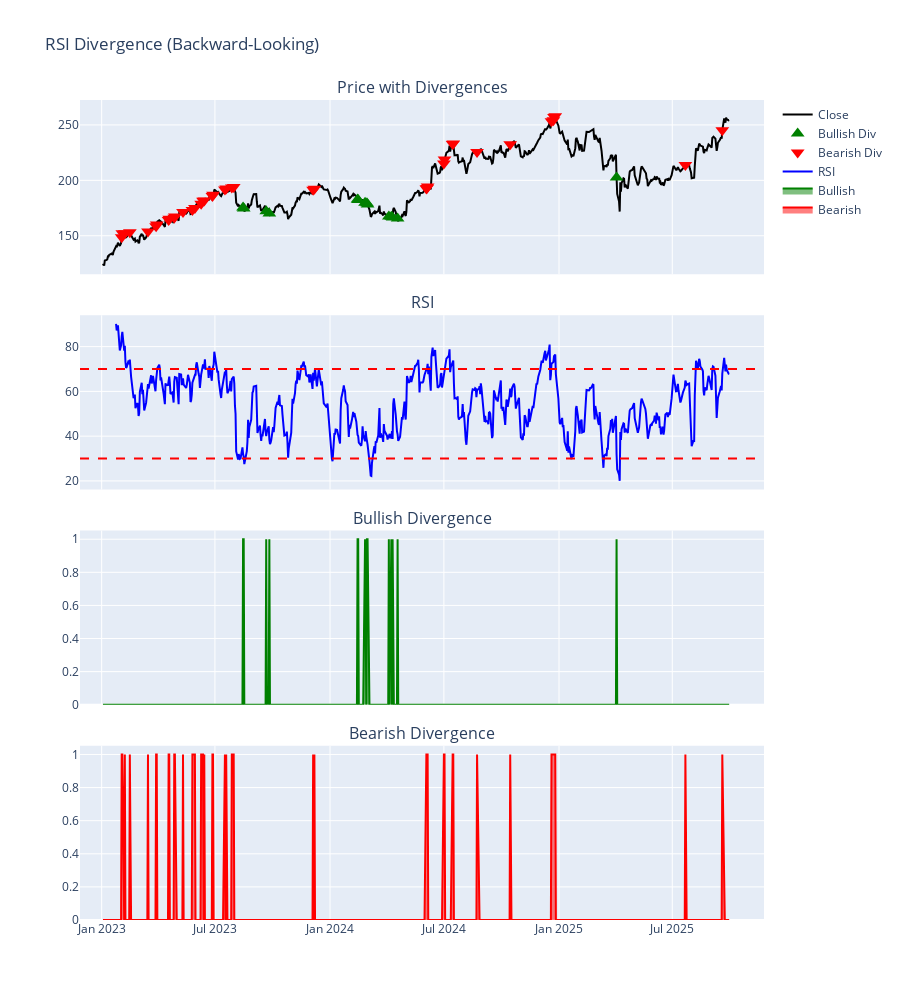

Here is the notebook cell this chart was saved with:
### Markdown cell above
## 3. RSI Divergence Detection

Backward-looking divergence detection - NO LOOKAHEAD BIAS.

- Bullish divergence: Price makes lower low, RSI makes higher low
- Bearish divergence: Price makes higher high, RSI makes lower high

Uses rolling window to detect local extrema, then compares consecutive extrema. Safe for real-time trading and ML features.

### Code cell
# Calculate RSI
df["RSI"] = calculate_rsi(df, period=14)

# Detect divergence
df = detect_rsi_divergence(df, rsi_col="RSI", price_col="close", lookback_window=5, max_lookback=55, min_distance=5)

# Visualize
fig = make_subplots(
    rows=4,
    cols=1,
    shared_xaxes=True,
    vertical_spacing=0.05,
    subplot_titles=("Price with Divergences", "RSI", "Bullish Divergence", "Bearish Divergence"),
)

# Row 1: Price with divergence markers
fig.add_trace(go.Scatter(x=df["date"], y=df["close"], name="Close", line={"color": "black"}), row=1, col=1)

bullish = df[df["Bullish_Divergence"] == 1]
fig.add_trace(
    go.Scatter(
        x=bullish["date"],
        y=bullish["close"],
        mode="markers",
        name="Bullish Div",
        marker={"color": "green", "size": 12, "symbol": "triangle-up"},
    ),
    row=1,
    col=1,
)

bearish = df[df["Bearish_Divergence"] == 1]
fig.add_trace(
    go.Scatter(
        x=bearish["date"],
        y=bearish["close"],
        mode="markers",
        name="Bearish Div",
        marker={"color": "red", "size": 12, "symbol": "triangle-down"},
    ),
    row=1,
    col=1,
)

# Row 2: RSI
fig.add_trace(go.Scatter(x=df["date"], y=df["RSI"], name="RSI", line={"color": "blue"}), row=2, col=1)
fig.add_hline(y=30, line_dash="dash", line_color="red", row=2, col=1)
fig.add_hline(y=70, line_dash="dash", line_color="red", row=2, col=1)

# Row 3: Bullish signal
fig.add_trace(
    go.Scatter(x=df["date"], y=df["Bullish_Divergence"], name="Bullish", fill="tozeroy", line={"color": "green"}),
    row=3,
    col=1,
)

# Row 4: Bearish signal
fig.add_trace(
    go.Scatter(x=df["date"], y=df["Bearish_Divergence"], name="Bearish", fill="tozeroy", line={"color": "red"}),
    row=4,
    col=1,
)

fig.update_layout(height=1000, title_text="RSI Divergence (Backward-Looking)")
fig.show()

print(f"Bullish divergences: {(df['Bullish_Divergence'] == 1).sum()}")
print(f"Bearish divergences: {(df['Bearish_Divergence'] == 1).sum()}")
print(f"Avg strength: {df[df['Divergence_Strength'] > 0]['Divergence_Strength'].mean():.4f}")

### Figure 1 — Plotly figure (JSON) as saved in the notebook; plotly's stock layout.template omitted (floating-point values rounded to 4 significant figures; data arrays with more than 128 entries replaced by an {"elided": "..."} marker saying what was removed)
{"data": [{"line": {"color": "black"}, "name": "Close", "type": "scatter", "x": {"elided": "688 str values"}, "xaxis": "x", "y": {"elided": "688 float values"}, "yaxis": "y"}, {"marker": {"color": "green", "size": 12, "symbol": "triangle-up"}, "mode": "markers", "name": "Bullish Div", "type": "scatter", "x": ["2023-08-15T00:00:00.000000000", "2023-08-16T00:00:00.000000000", "2023-09-21T00:00:00.000000000", "2023-09-26T00:00:00.000000000", "2024-02-14T00:00:00.000000000", "2024-02-15T00:00:00.000000000", "2024-02-26T00:00:00.000000000", "2024-02-29T00:00:00.000000000", "2024-03-01T00:00:00.000000000", "2024-04-04T00:00:00.000000000", "2024-04-08T00:00:00.000000000", "2024-04-10T00:00:00.000000000", "2024-04-18T00:00:00.000000000", "2025-04-03T00:00:00.000000000"], "xaxis": "x", "y": [175.6, 174.7, 172.1, 170.1, 182.7, 182.4, 179.7, 179.3, 178.2, 167.5, 167.1, 166.4, 165.7, 202.5], "yaxis": "y"}, {"marker": {"color": "red", "size": 12, "symbol": "triangle-down"}, "mode": "markers", "name": "Bearish Div", "type": "scatter", "x": ["2023-02-02T00:00:00.000000000", "2023-02-03T00:00:00.000000000", "2023-02-07T00:00:00.000000000", "2023-02-15T00:00:00.000000000", "2023-03-16T00:00:00.000000000", "2023-03-29T00:00:00.000000000", "2023-03-30T00:00:00.000000000", "2023-04-18T00:00:00.000000000", "2023-04-19T00:00:00.000000000", "2023-04-27T00:00:00.000000000", "2023-04-28T00:00:00.000000000", "2023-05-11T00:00:00.000000000", "2023-05-26T00:00:00.000000000", "2023-05-30T00:00:00.000000000", "2023-06-09T00:00:00.000000000", "2023-06-12T00:00:00.000000000", "2023-06-14T00:00:00.000000000", "2023-06-27T00:00:00.000000000", "2023-06-28T00:00:00.000000000", "2023-07-17T00:00:00.000000000", "2023-07-19T00:00:00.000000000", "2023-07-28T00:00:00.000000000", "2023-07-31T00:00:00.000000000", "2023-12-05T00:00:00.000000000", "2023-12-07T00:00:00.000000000", "2024-06-03T00:00:00.000000000", "2024-06-04T00:00:00.000000000", "2024-06-05T00:00:00.000000000", "2024-07-01T00:00:00.000000000", "2024-07-02T00:00:00.000000000", "2024-07-15T00:00:00.000000000", "2024-07-16T00:00:00.000000000", "2024-08-23T00:00:00.000000000", "2024-10-15T00:00:00.000000000", "2024-12-20T00:00:00.000000000", "2024-12-23T00:00:00.000000000", "2024-12-24T00:00:00.000000000", "2024-12-26T00:00:00.000000000", "2025-07-22T00:00:00.000000000", "2025-09-19T00:00:00.000000000"], "xaxis": "x", "y": [148.6, 152.2, 152.4, 153.3, 153.8, 158.6, 160.2, 164.2, 165.4, 166.2, 167.4, 171.4, 173.3, 175.2, 178.8, 181.6, 181.7, 185.8, 187.0, 191.7, 192.8, 193.5, 194.1, 191.6, 192.5, 192.7, 193.0, 194.5, 215.3, 218.8, 232.8, 233.2, 225.6, 232.5, 253.3, 254.1, 257.0, 257.9, 213.9, 245.3], "yaxis": "y"}, {"line": {"color": "blue"}, "name": "RSI", "type": "scatter", "x": {"elided": "688 str values"}, "xaxis": "x2", "y": {"elided": "688 float values"}, "yaxis": "y2"}, {"fill": "tozeroy", "line": {"color": "green"}, "name": "Bullish", "type": "scatter", "x": {"elided": "688 str values"}, "xaxis": "x3", "y": {"elided": "688 int values"}, "yaxis": "y3"}, {"fill": "tozeroy", "line": {"color": "red"}, "name": "Bearish", "type": "scatter", "x": {"elided": "688 str values"}, "xaxis": "x4", "y": {"elided": "688 int values"}, "yaxis": "y4"}], "layout": {"annotations": [{"font": {"size": 16}, "showarrow": false, "text": "Price with Divergences", "x": 0.5, "xanchor": "center", "xref": "paper", "y": 1, "yanchor": "bottom", "yref": "paper"}, {"font": {"size": 16}, "showarrow": false, "text": "RSI", "x": 0.5, "xanchor": "center", "xref": "paper", "y": 0.7375, "yanchor": "bottom", "yref": "paper"}, {"font": {"size": 16}, "showarrow": false, "text": "Bullish Divergence", "x": 0.5, "xanchor": "center", "xref": "paper", "y": 0.475, "yanchor": "bottom", "yref": "paper"}, {"font": {"size": 16}, "showarrow": false, "text": "Bearish Divergence", "x": 0.5, "xanchor": "center", "xref": "paper", "y": 0.2125, "yanchor": "bottom", "yref": "paper"}], "height": 1000, "shapes": [{"line": {"color": "red", "dash": "dash"}, "type": "line", "x0": 0, "x1": 1, "xref": "x2 domain", "y0": 30, "y1": 30, "yref": "y2"}, {"line": {"color": "red", "dash": "dash"}, "type": "line", "x0": 0, "x1": 1, "xref": "x2 domain", "y0": 70, "y1": 70, "yref": "y2"}], "title": {"text": "RSI Divergence (Backward-Looking)"}, "xaxis": {"anchor": "y", "domain": [0, 1], "matches": "x4", "showticklabels": false}, "xaxis2": {"anchor": "y2", "domain": [0, 1], "matches": "x4", "showticklabels": false}, "xaxis3": {"anchor": "y3", "domain": [0, 1], "matches": "x4", "showticklabels": false}, "xaxis4": {"anchor": "y4", "domain": [0, 1]}, "yaxis": {"anchor": "x", "domain": [0.7875, 1]}, "yaxis2": {"anchor": "x2", "domain": [0.525, 0.7375]}, "yaxis3": {"anchor": "x3", "domain": [0.2625, 0.475]}, "yaxis4": {"anchor": "x4", "domain": [0, 0.2125]}}}
